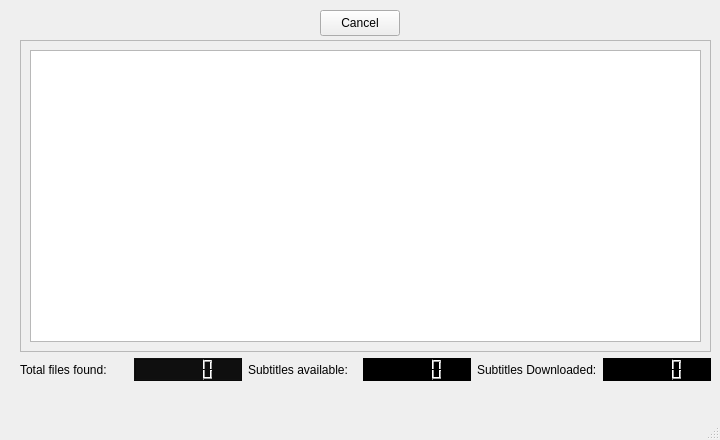
<?xml version="1.0" encoding="UTF-8"?>
<ui version="4.0">
 <class>MainWindow</class>
 <widget class="QMainWindow" name="MainWindow">
  <property name="geometry">
   <rect>
    <x>0</x>
    <y>0</y>
    <width>720</width>
    <height>440</height>
   </rect>
  </property>
  <property name="sizePolicy">
   <sizepolicy hsizetype="Fixed" vsizetype="Fixed">
    <horstretch>0</horstretch>
    <verstretch>0</verstretch>
   </sizepolicy>
  </property>
  <property name="minimumSize">
   <size>
    <width>720</width>
    <height>440</height>
   </size>
  </property>
  <property name="maximumSize">
   <size>
    <width>720</width>
    <height>440</height>
   </size>
  </property>
  <property name="acceptDrops">
   <bool>true</bool>
  </property>
  <property name="windowTitle">
   <string>pysubd</string>
  </property>
  <widget class="QWidget" name="centralwidget">
   <property name="acceptDrops">
    <bool>true</bool>
   </property>
   <widget class="QPushButton" name="cancelButton">
    <property name="geometry">
     <rect>
      <x>320</x>
      <y>10</y>
      <width>80</width>
      <height>26</height>
     </rect>
    </property>
    <property name="text">
     <string>Cancel</string>
    </property>
   </widget>
   <widget class="QWidget" name="">
    <property name="geometry">
     <rect>
      <x>20</x>
      <y>40</y>
      <width>691</width>
      <height>341</height>
     </rect>
    </property>
    <layout class="QVBoxLayout" name="verticalLayout">
     <item>
      <widget class="QScrollArea" name="scrollArea">
       <property name="acceptDrops">
        <bool>true</bool>
       </property>
       <property name="widgetResizable">
        <bool>true</bool>
       </property>
       <widget class="QWidget" name="scrollAreaWidgetContents">
        <property name="geometry">
         <rect>
          <x>0</x>
          <y>0</y>
          <width>685</width>
          <height>304</height>
         </rect>
        </property>
        <layout class="QVBoxLayout" name="verticalLayout_2">
         <item>
          <widget class="QTextBrowser" name="progressUpdate">
           <property name="sizePolicy">
            <sizepolicy hsizetype="Ignored" vsizetype="Ignored">
             <horstretch>0</horstretch>
             <verstretch>0</verstretch>
            </sizepolicy>
           </property>
           <property name="maximumSize">
            <size>
             <width>720</width>
             <height>16777215</height>
            </size>
           </property>
          </widget>
         </item>
        </layout>
       </widget>
      </widget>
     </item>
     <item>
      <layout class="QHBoxLayout" name="horizontalLayout_2">
       <item>
        <widget class="QLabel" name="label">
         <property name="text">
          <string>Total files found:</string>
         </property>
        </widget>
       </item>
       <item>
        <widget class="QLCDNumber" name="foundlcdNumber">
         <property name="styleSheet">
          <string notr="true">background-color: rgb(15, 15, 15);</string>
         </property>
         <property name="numDigits">
          <number>5</number>
         </property>
        </widget>
       </item>
       <item>
        <widget class="QLabel" name="label_2">
         <property name="text">
          <string>Subtitles available:</string>
         </property>
        </widget>
       </item>
       <item>
        <widget class="QLCDNumber" name="availablelcdNumber">
         <property name="styleSheet">
          <string notr="true">background-color: rgb(0, 0, 0);</string>
         </property>
         <property name="numDigits">
          <number>5</number>
         </property>
        </widget>
       </item>
       <item>
        <widget class="QLabel" name="label_3">
         <property name="text">
          <string>Subtitles Downloaded:</string>
         </property>
        </widget>
       </item>
       <item>
        <widget class="QLCDNumber" name="downloadedlcdNumber">
         <property name="styleSheet">
          <string notr="true">background-color: rgb(0, 0, 0);</string>
         </property>
         <property name="frameShape">
          <enum>QFrame::Box</enum>
         </property>
         <property name="numDigits">
          <number>5</number>
         </property>
        </widget>
       </item>
      </layout>
     </item>
    </layout>
   </widget>
  </widget>
  <widget class="QMenuBar" name="menubar">
   <property name="geometry">
    <rect>
     <x>0</x>
     <y>0</y>
     <width>720</width>
     <height>23</height>
    </rect>
   </property>
  </widget>
  <widget class="QStatusBar" name="statusbar"/>
 </widget>
 <resources/>
 <connections/>
</ui>
